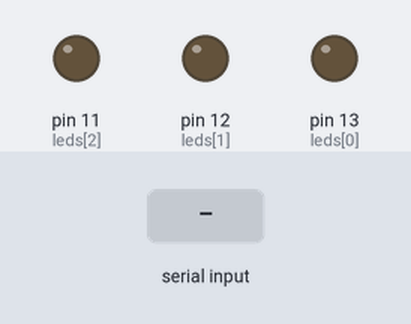
A sketch run on a simulated Arduino Uno, built with avr-gcc and run on an emulated ATmega328P. Shown: output pins drawn as LEDs (lit = HIGH). Inputs (shaded band) come from the test bench.

Above: at 1.2 s.
1.3 s: "A" received over Serial
At 2.1 s:
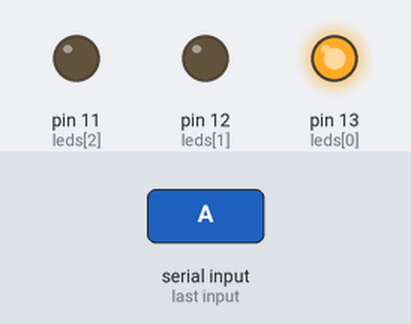
2.8 s: "B" received over Serial
At 3.2 s:
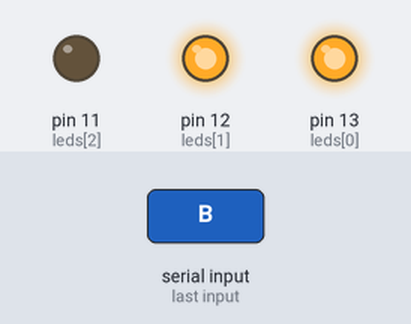
4.3 s: "a" received over Serial
At 5.5 s:
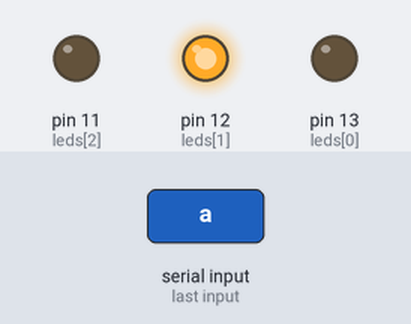
5.8 s: "C" received over Serial
At 6.7 s:
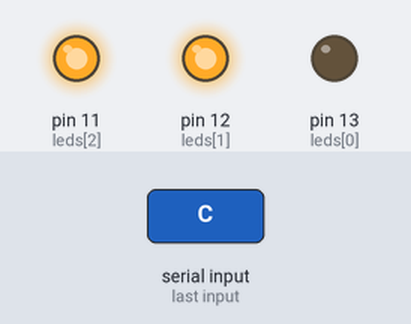
7.3 s: "b" received over Serial
At 7.8 s:
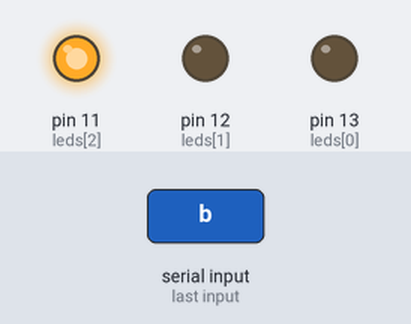
8.8 s: "c" received over Serial
At 10.2 s:
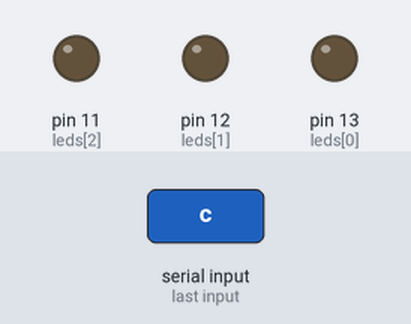
Timing chart, 0 to 11.3 s (numbered marks = the images above; inputs shaded):
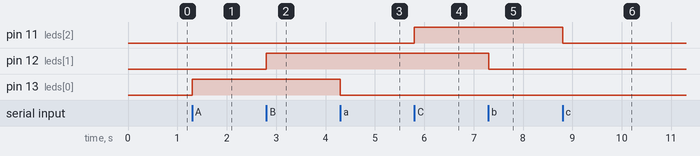

Measured:
- after the input at 1.3 s, pin 13 (leds[0]): LOW → HIGH at once
- after the input at 2.8 s, pin 12 (leds[1]): LOW → HIGH at once
- after the input at 4.3 s, pin 13 (leds[0]): HIGH → LOW at once
- after the input at 5.8 s, pin 11 (leds[2]): LOW → HIGH at once
- after the input at 7.3 s, pin 12 (leds[1]): HIGH → LOW at once
- after the input at 8.8 s, pin 11 (leds[2]): HIGH → LOW at once

The sketch:

codigo_arduino.ino
```cpp
const int leds [3] = { 13,12,11};

void setup() {
  Serial.begin(9600);
  for (int i = 0; i < 3; i++) {
    pinMode(leds[i],OUTPUT);
  }
}

void loop() {
  if (Serial.available() > 0) {
    char command = Serial.read();

    switch(command) {
      case 'A':
        digitalWrite(leds[0],HIGH);
        break;
      case 'a':
        digitalWrite(leds[0], LOW);
        break;
      case 'B':
        digitalWrite(leds[1], HIGH);
        break;
      case 'b':
        digitalWrite(leds[1], LOW);
        break;
      case 'C':
        digitalWrite(leds[2], HIGH);
        break;
      case 'c':
        digitalWrite(leds[2], LOW);
        break;
    }

  }
}
```
